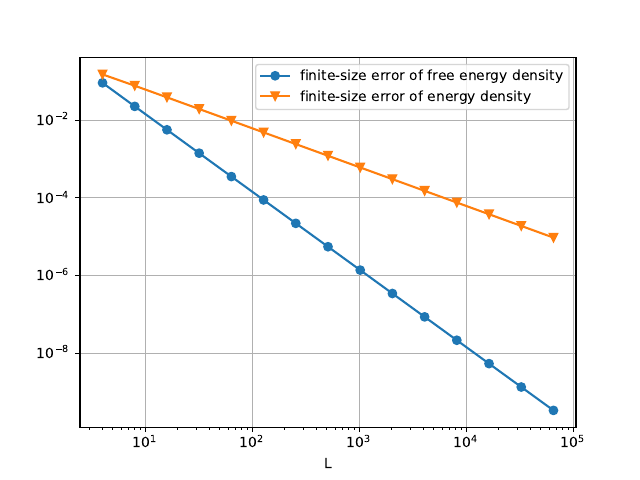

Here is the Python script that generated this plot:
import math
import matplotlib.pyplot as plt

filename = "result-p15.dat"

with open(filename, 'r') as f:
    for line in f:
        data = line.split()
        if (data[0] == "inf"):
            free_energy_inf = float(data[6])
            energy_inf = float(data[7])

L = []
free_energy = []
energy = []
with open(filename, 'r') as f:
    for line in f:
        data = line.split()
        if (data[0] != '#' and data[0] != "inf"):
            L.append(int(data[0]))
            free_energy.append(math.fabs(float(data[6])-free_energy_inf))
            energy.append(math.fabs(float(data[7])-energy_inf))
            
plt.plot(L, free_energy, marker = 'o', label = 'finite-size error of free energy density')
plt.plot(L, energy, marker = 'v', label = 'finite-size error of energy density')
plt.xlabel('L')
plt.xscale('log')
plt.yscale('log')
plt.grid()
plt.legend()
plt.savefig('plot.pdf')
plt.show()

print(L)
print(free_energy)
print(energy)
